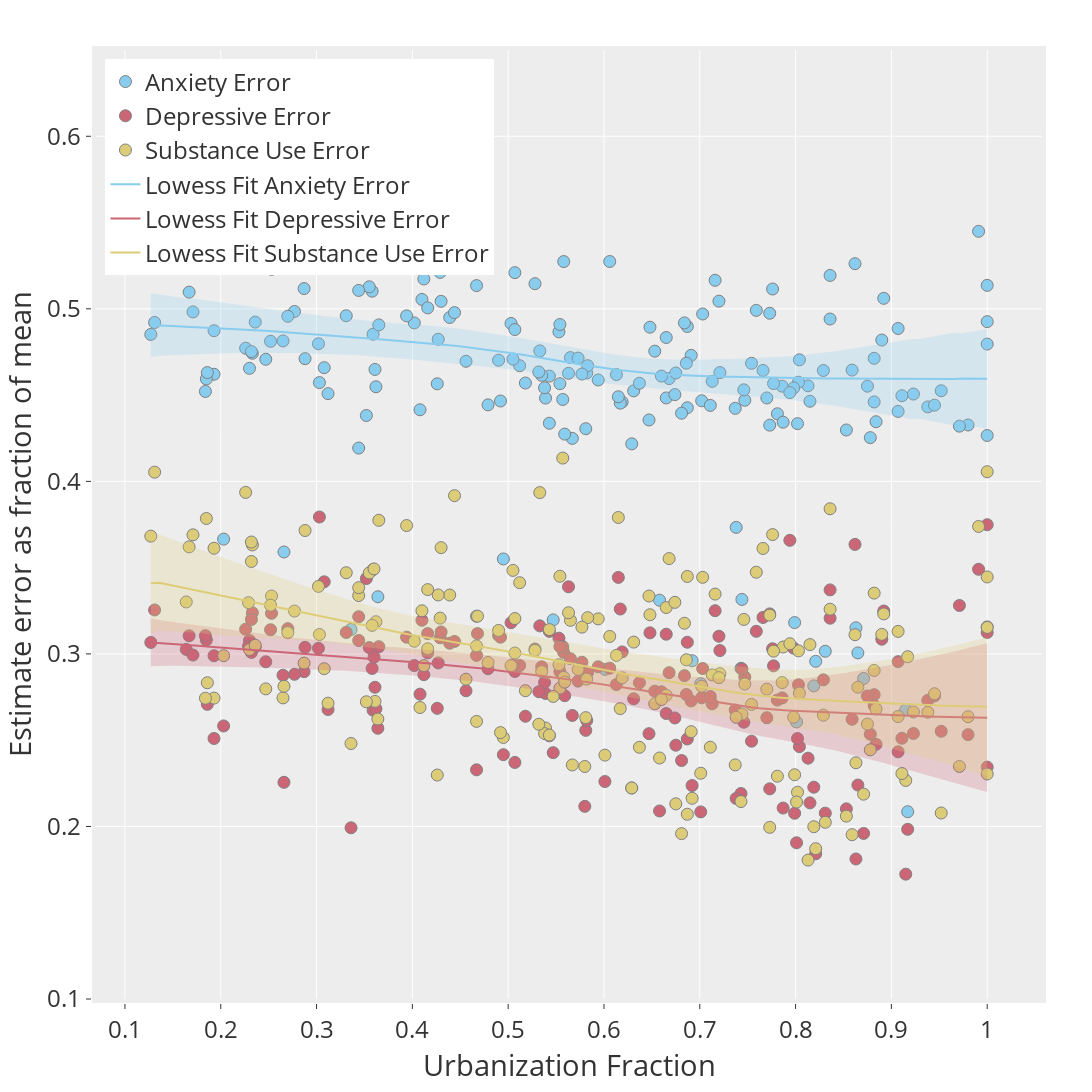

Notebook source saved alongside this figure:
### Markdown cell above
# Plot estimate error from GBD data vs urbanization

### Code cell
#Column headers and x,y values
labels = ['Anxiety Error', 'Depressive Error','Substance Use Error']
x = df['2017_urban']
anx_error = (df['upper_anxiety']-df['lower_anxiety'])/df['val_anxiety']
dep_error = (df['upper_depressive']-df['lower_depressive'])/df['val_depressive']
sub_error = (df['upper_substanceuse']-df['lower_substanceuse'])/df['val_substanceuse']
y = [anx_error, dep_error, sub_error]


fig = plotdata(x,y,labels, colors, df, bubble=False)
fig.update_layout(
    legend=dict(
        x=0.01,
        y=0.99,
        traceorder='normal',
        font=dict(
            size=24),
    ),
    yaxis_range=[0.1,0.65],
    xaxis_title_text='Urbanization Fraction',
    yaxis_title_text='Estimate error as fraction of mean',
    template='ggplot2' # choose from one of the pre-defined templates
)
fig.show()
error_plot= fig
